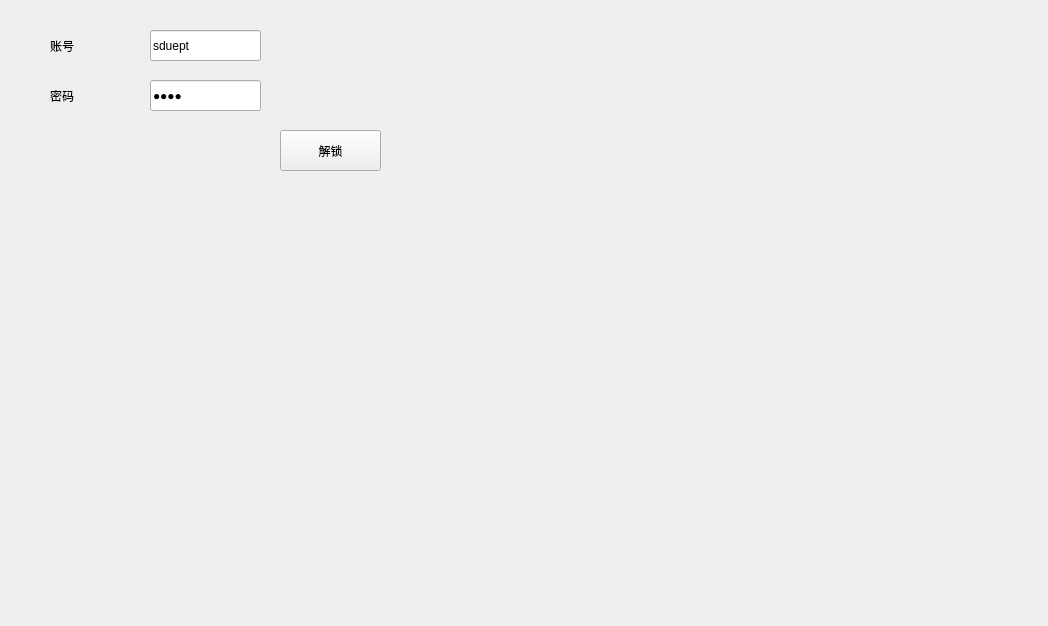
<?xml version="1.0" encoding="UTF-8"?>
<ui version="4.0">
 <class>dturmcwidgetClass</class>
 <widget class="QWidget" name="dturmcwidgetClass">
  <property name="geometry">
   <rect>
    <x>0</x>
    <y>0</y>
    <width>1048</width>
    <height>626</height>
   </rect>
  </property>
  <property name="windowTitle">
   <string>dturmcwidget</string>
  </property>
  <layout class="QGridLayout" name="gridLayout">
   <property name="leftMargin">
    <number>0</number>
   </property>
   <property name="topMargin">
    <number>0</number>
   </property>
   <property name="rightMargin">
    <number>0</number>
   </property>
   <property name="bottomMargin">
    <number>0</number>
   </property>
   <property name="spacing">
    <number>3</number>
   </property>
   <item row="0" column="0">
    <widget class="QStackedWidget" name="stackedWidget">
     <property name="currentIndex">
      <number>1</number>
     </property>
     <widget class="QWidget" name="page">
      <layout class="QGridLayout" name="gridLayout_2">
       <item row="0" column="0" colspan="4">
        <widget class="QTableWidget" name="tableWidget"/>
       </item>
       <item row="1" column="0">
        <spacer name="horizontalSpacer">
         <property name="orientation">
          <enum>Qt::Horizontal</enum>
         </property>
         <property name="sizeHint" stdset="0">
          <size>
           <width>248</width>
           <height>20</height>
          </size>
         </property>
        </spacer>
       </item>
       <item row="1" column="1">
        <widget class="QLabel" name="label_2">
         <property name="text">
          <string>注意:此点表值为内部点表值,实际主站看到点表值需在&quot;点表管理&quot;菜单中进行配置        </string>
         </property>
        </widget>
       </item>
       <item row="1" column="2">
        <widget class="QLabel" name="label">
         <property name="text">
          <string>延时时间:</string>
         </property>
        </widget>
       </item>
       <item row="1" column="3">
        <widget class="QSpinBox" name="spinBox">
         <property name="minimumSize">
          <size>
           <width>80</width>
           <height>30</height>
          </size>
         </property>
         <property name="maximumSize">
          <size>
           <width>80</width>
           <height>30</height>
          </size>
         </property>
         <property name="alignment">
          <set>Qt::AlignCenter</set>
         </property>
         <property name="minimum">
          <number>1</number>
         </property>
         <property name="value">
          <number>20</number>
         </property>
        </widget>
       </item>
      </layout>
     </widget>
     <widget class="QWidget" name="page2">
      <widget class="QLabel" name="lab1">
       <property name="geometry">
        <rect>
         <x>50</x>
         <y>30</y>
         <width>91</width>
         <height>31</height>
        </rect>
       </property>
       <property name="text">
        <string>账号</string>
       </property>
      </widget>
      <widget class="QLineEdit" name="edit_user">
       <property name="geometry">
        <rect>
         <x>150</x>
         <y>30</y>
         <width>111</width>
         <height>31</height>
        </rect>
       </property>
       <property name="text">
        <string>sduept</string>
       </property>
      </widget>
      <widget class="QLineEdit" name="edit_pass">
       <property name="geometry">
        <rect>
         <x>150</x>
         <y>80</y>
         <width>111</width>
         <height>31</height>
        </rect>
       </property>
       <property name="text">
        <string>1000</string>
       </property>
       <property name="echoMode">
        <enum>QLineEdit::Password</enum>
       </property>
      </widget>
      <widget class="QLabel" name="lab2">
       <property name="geometry">
        <rect>
         <x>50</x>
         <y>80</y>
         <width>91</width>
         <height>31</height>
        </rect>
       </property>
       <property name="text">
        <string>密码</string>
       </property>
      </widget>
      <widget class="QPushButton" name="btn_lock">
       <property name="geometry">
        <rect>
         <x>280</x>
         <y>130</y>
         <width>101</width>
         <height>41</height>
        </rect>
       </property>
       <property name="text">
        <string>解锁</string>
       </property>
      </widget>
      <widget class="QLabel" name="lab3">
       <property name="geometry">
        <rect>
         <x>50</x>
         <y>130</y>
         <width>191</width>
         <height>31</height>
        </rect>
       </property>
       <property name="text">
        <string/>
       </property>
      </widget>
     </widget>
    </widget>
   </item>
  </layout>
 </widget>
 <layoutdefault spacing="6" margin="11"/>
 <resources/>
 <connections/>
</ui>
